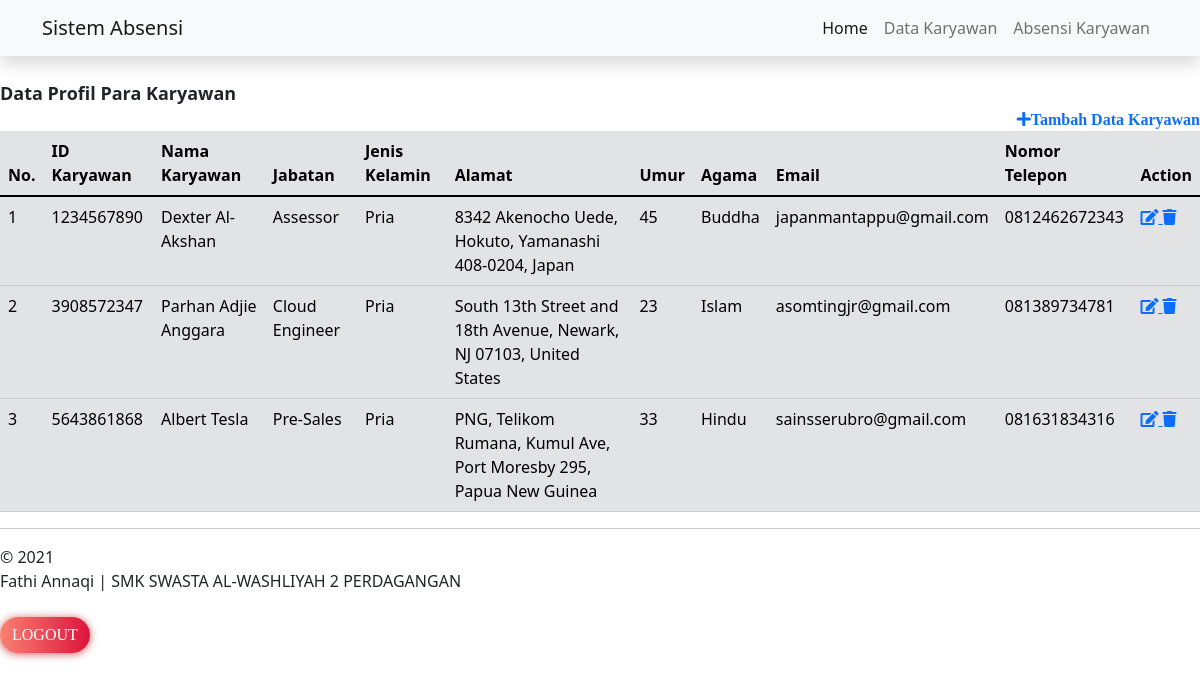
Screenshot of /user.php?page=karyawan (signed in) with the database file from the repository.
### tables this page shows
CREATE TABLE `tabel_karyawan` (
  `id_karyawan` varchar(10) NOT NULL,
  `nama_karyawan` varchar(50) NOT NULL,
  `jabatan` varchar(50) NOT NULL,
  `jenis_kelamin` varchar(10) NOT NULL,
  `alamat` text NOT NULL,
  `umur` varchar(11) NOT NULL,
  `agama` varchar(20) NOT NULL,
  `email` text NOT NULL,
  `no_hp` varchar(15) NOT NULL
);

### Web/karyawan.php (the view, shortened to what this page needs)
<?php
	switch (@$_GET['act']) {
		default:
?>
      <link rel="stylesheet" href="https://use.fontawesome.com/releases/v5.8.1/css/all.css">
			<div class="panel panel-primary">
				<div class="panel-heading">
					<br>
					<font size="4"><b>Data Profil Para Karyawan</b></font>
          <div class="d-grid gap-2 d-md-flex justify-content-md-end">
              <a href="?page=karyawan&act=tambah">
                  <i class="fas fa-plus" aria-hidden="true">Tambah Data Karyawan</i>
              </a>
          </div>
				</div>
				<div class="panel-body">
					 <table class="table table-stripped table-secondary">
  						<thead>
    						<tr>
      							<th scope="col">No.</th>
      							<th scope="col">ID Karyawan</th>
      							<th scope="col">Nama Karyawan</th>
                    <th scope="col">Jabatan</th>
      							<th scope="col">Jenis Kelamin</th>
      							<th scope="col">Alamat</th>
                    <th scope="col">Umur</th>
                    <th scope="col">Agama</th>
                    <th scope="col">Email</th>
      							<th scope="col">Nomor Telepon</th>
                    <th scope="col">Action</th>
    						</tr>
  						</thead>
  						<tbody>
  							<?php
                  include "koneksi.php";
  								$no = 1;
  								$sql = "SELECT * FROM tabel_karyawan";
  								$result = mysqli_query($koneksi, $sql);
  								while ($data = mysqli_fetch_array($result)) {
  							?>
  									<tr>
  										<td><?php echo $no++; ?></td>
  										<td><?php echo $data['id_karyawan']; ?></td>
  										<td><?php echo $data['nama_karyawan']; ?></td>
                      <td><?php echo $data['jabatan']; ?></td>
  										<td><?php echo $data['jenis_kelamin']; ?></td>
  										<td><?php echo $data['alamat']; ?></td>
                      <td><?php echo $data['umur']; ?></td>
                      <td><?php echo $data['agama']; ?></td>
                      <td><?php echo $data['email']; ?></td>
  										<td><?php echo $data['no_hp']; ?></td>
                      <td>
                        <a href="?page=karyawan&act=ubah&id=<?php echo $data['id_karyawan']; ?>">
                          <i class="fas fa-edit" aria-hidden="true"></i>
                        </a>
                        <a onclick="return confirm('Yakin nih Mau Di Hapus, Ntar Nyesal Loh...?')" href="?page=karyawan&act=hapus&id=<?php echo $data['id_karyawan']; ?>">
                          <i class="fas fa-trash" aria-hidden="true"></i>
                        </a>
                      </td>
  									</tr>
  							<?php
  								}
  							?>
  						</tbody>
					</table>
				</div>
			</div>
<?php
			break;
?>
<?php
	}
?>

### rows the page displays
tabel_karyawan: id_karyawan "1234567890", nama_karyawan "Dexter Al-Akshan", jabatan "Assessor", jenis_kelamin "Pria", alamat "8342 Akenocho Uede, Hokuto, Yamanashi 408-0204, Japan", umur "45", agama "Buddha", email "japanmantappu@gmail.com", no_hp "0812462672343"
tabel_karyawan: id_karyawan "3908572347", nama_karyawan "Parhan Adjie Anggara", jabatan "Cloud Engineer", jenis_kelamin "Pria", alamat "South 13th Street and 18th Avenue, Newark, NJ 07103, United States", umur "23", agama "Islam", email "asomtingjr@gmail.com", no_hp "081389734781"
tabel_karyawan: id_karyawan "5643861868", nama_karyawan "Albert Tesla", jabatan "Pre-Sales", jenis_kelamin "Pria", alamat "PNG, Telikom Rumana, Kumul Ave, Port Moresby 295, Papua New Guinea", umur "33", agama "Hindu", email "sainsserubro@gmail.com", no_hp "081631834316"
